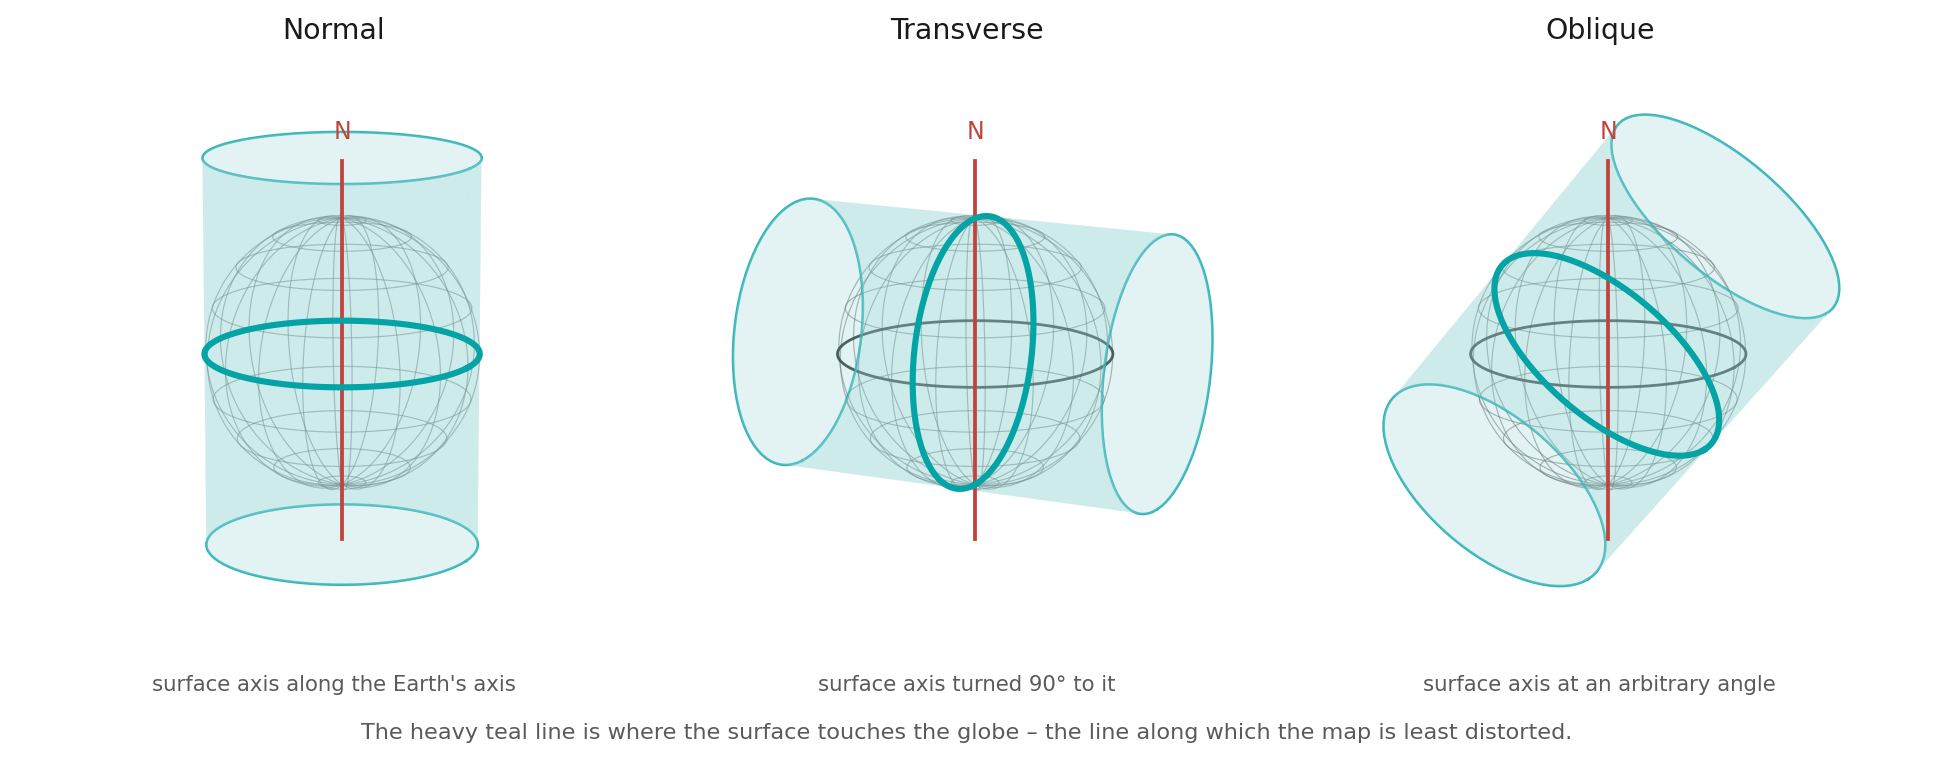

This chart was generated by the following Python code:
"""Generates proj_aspect.png – the orientation of the developable surface.

The same cylinder wrapped around the same globe three ways: aligned with the
Earth's axis (normal), turned 90 degrees to it (transverse), and set at an
arbitrary angle (oblique). Where the surface touches the globe is where the
map will be least distorted, which is the whole point of choosing an aspect.

Run from this folder:  python proj_aspect.py
"""

import matplotlib.pyplot as plt
import numpy as np

TEAL = "#03A3A6"
TEAL_LIGHT = "#9BD7D8"
GREY = "#5A5A5A"
INK = "#1A1A1A"
AXIS_RED = "#C1443C"

R = 1.0            # globe radius
CYL_HALF = 1.45    # half-height of the cylinder
LINE_OF_CONTACT = 90  # samples along the tangent circle


def rotation(tilt_degrees):
    """Rotate about the y axis, so the cylinder leans in the xz plane."""
    t = np.radians(tilt_degrees)
    return np.array([[np.cos(t), 0, np.sin(t)],
                     [0, 1, 0],
                     [-np.sin(t), 0, np.cos(t)]])


def apply(matrix, x, y, z):
    """Rotate a grid of points, keeping its shape."""
    stacked = np.stack([x.ravel(), y.ravel(), z.ravel()])
    out = matrix @ stacked
    return (out[0].reshape(x.shape),
            out[1].reshape(x.shape),
            out[2].reshape(x.shape))


def draw_globe(ax):
    """A wireframe globe: parallels every 20 degrees, meridians every 20."""
    angle = np.linspace(0, 2 * np.pi, 120)

    for lat in range(-80, 81, 20):
        phi = np.radians(lat)
        r = R * np.cos(phi)
        ax.plot(r * np.cos(angle), r * np.sin(angle),
                np.full_like(angle, R * np.sin(phi)),
                color=GREY, linewidth=0.5, alpha=0.55)

    theta = np.linspace(-np.pi / 2, np.pi / 2, 90)
    for lon in range(0, 360, 20):
        lam = np.radians(lon)
        ax.plot(R * np.cos(theta) * np.cos(lam),
                R * np.cos(theta) * np.sin(lam),
                R * np.sin(theta),
                color=GREY, linewidth=0.5, alpha=0.55)

    # the equator, drawn heavier so the Earth's own orientation stays readable
    ax.plot(R * np.cos(angle), R * np.sin(angle), np.zeros_like(angle),
            color=INK, linewidth=1.2, alpha=0.85)


def draw_axis(ax):
    """The Earth's axis of rotation – the thing an aspect is measured against."""
    ax.plot([0, 0], [0, 0], [-1.42 * R, 1.42 * R],
            color=AXIS_RED, linewidth=1.6, zorder=6)
    ax.text(0, 0, 1.55 * R, "N", color=AXIS_RED, fontsize=10,
            ha="center", va="bottom")


def draw_cylinder(ax, tilt_degrees):
    """A cylinder tangent to the globe, tilted off the polar axis."""
    matrix = rotation(tilt_degrees)

    angle = np.linspace(0, 2 * np.pi, 80)
    height = np.linspace(-CYL_HALF, CYL_HALF, 2)
    grid_angle, grid_height = np.meshgrid(angle, height)

    x = R * np.cos(grid_angle)
    y = R * np.sin(grid_angle)
    z = grid_height
    x, y, z = apply(matrix, x, y, z)
    ax.plot_surface(x, y, z, color=TEAL_LIGHT, alpha=0.28,
                    linewidth=0, shade=False, zorder=2)

    # the rims, so the cylinder reads as a solid rather than a haze
    for end in (-CYL_HALF, CYL_HALF):
        rim = np.stack([R * np.cos(angle), R * np.sin(angle),
                        np.full_like(angle, end)])
        rim = matrix @ rim
        ax.plot(rim[0], rim[1], rim[2], color=TEAL, linewidth=1.1, alpha=0.8)

    # the line of contact: where the cylinder touches the globe
    contact_angle = np.linspace(0, 2 * np.pi, LINE_OF_CONTACT)
    contact = np.stack([R * np.cos(contact_angle), R * np.sin(contact_angle),
                        np.zeros_like(contact_angle)])
    contact = matrix @ contact
    ax.plot(contact[0], contact[1], contact[2],
            color=TEAL, linewidth=2.6, zorder=7)


ASPECTS = [
    ("Normal", 0, "surface axis along the Earth's axis"),
    ("Transverse", 90, "surface axis turned 90° to it"),
    ("Oblique", 40, "surface axis at an arbitrary angle"),
]

fig = plt.figure(figsize=(11.4, 4.4))

for position, (name, tilt, note) in enumerate(ASPECTS, start=1):
    ax = fig.add_subplot(1, 3, position, projection="3d")
    draw_globe(ax)
    draw_cylinder(ax, tilt)
    draw_axis(ax)

    ax.set_title(name, fontsize=12, color=INK, pad=2)
    ax.text2D(0.5, -0.02, note, transform=ax.transAxes, fontsize=9,
              color=GREY, ha="center")

    ax.set_xlim(-1.3, 1.3)
    ax.set_ylim(-1.3, 1.3)
    ax.set_zlim(-1.5, 1.5)
    ax.set_box_aspect((1, 1, 1.15))
    ax.view_init(elev=14, azim=-64)
    ax.axis("off")

fig.text(0.5, 0.045,
         "The heavy teal line is where the surface touches the globe – "
         "the line along which the map is least distorted.",
         ha="center", fontsize=9.5, color=GREY)

fig.subplots_adjust(left=0.01, right=0.99, top=1.0, bottom=0.1, wspace=0.0)
fig.savefig("proj_aspect.png", dpi=170, facecolor="white", bbox_inches="tight")
